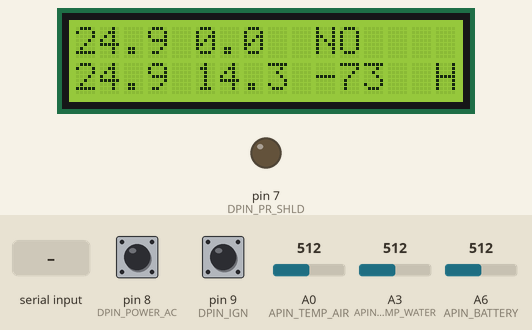
Recording of a sketch running on a simulated Arduino Nano, built with avr-gcc and run on an emulated ATmega328P. Shown: 16×2 character LCD, output pins drawn as LEDs (lit = HIGH). The test bench sets the inputs (shaded band); at power-on: pin 8 (DPIN_POWER_AC) HIGH, A0 (APIN_TEMP_AIR) = 512, pin 9 (DPIN_IGN) HIGH, A3 (APIN_TEMP_WATER) = 512, A6 (APIN_BATTERY) = 512. The modem accepts every AT command (registered, SIM ready, sends succeed) and sends nothing else; pins used as bus, display or sensor lines are not drawn; what the sketch prints to the serial monitor is not drawn.

Above: at 14.9 s.
15.0 s: pin 8 (DPIN_POWER_AC) pulled LOW for 3.2 s
At 22.1 s:
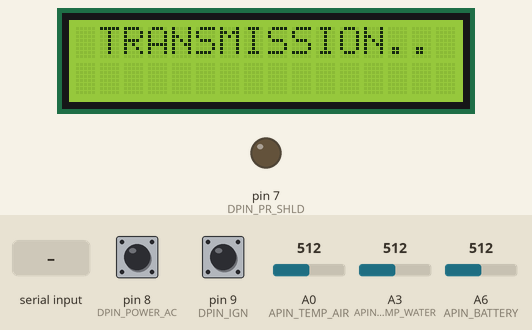
30.2 s: A0 (APIN_TEMP_AIR) set to 140
36.2 s: "+CME ERROR: \n" received over the second serial link
At 38.8 s:
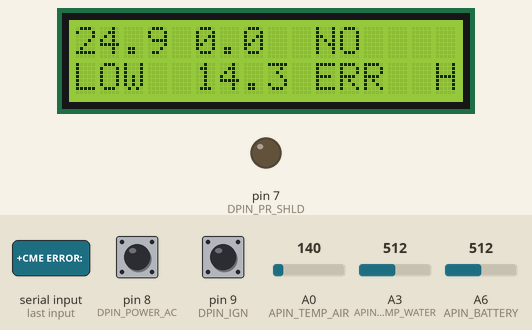
40.5 s: "+CME ERROR: \n" received over the second serial link
At 41.9 s:
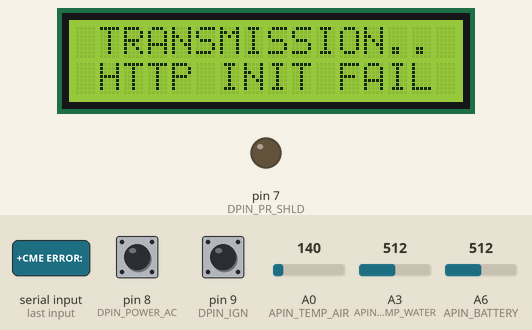
46.5 s: "+CME ERROR: \n" received over the second serial link
At 49.9 s:
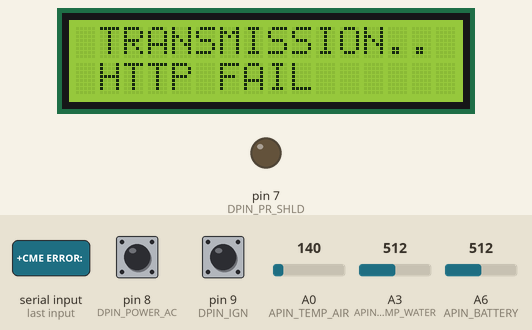
Timing chart, 0 to 51.4 s (numbered marks = the images above; inputs shaded):
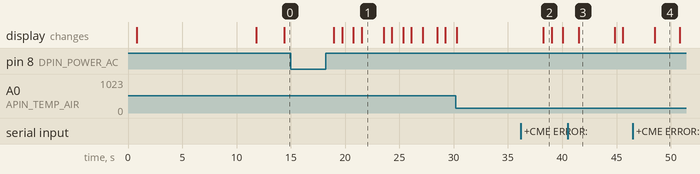

The sketch:

boilerControl.ino
```cpp
#include <SoftwareSerial.h>
#include <LiquidCrystal_I2C.h>
#include <Wire.h>
#include <math.h>
#include "defines.h"
//#include "microsmooth/microsmooth.h"
//#include "microsmooth/microsmooth.cpp"

typedef enum {
  GSM_OK,
  GSM_CME,
  GSM_ERR,
  GSM_TIMEOUT,
  GSM_UNDEF
} GSM_ANSWER_STATUS;

struct GSM_ANSWER {
  byte status;
  String data;
};

LiquidCrystal_I2C         lcd(0x27, 16, 2);
SoftwareSerial            gsm(5, 6);

void setup() {
  Serial.begin(9600);

  initPins();
  initLCD();
  lcd.clear();
  lcd.setCursor(2, 0);
  lcd.print("INIT...");


  gsm.begin(9600);
  lcd.setCursor(2, 1);
  lcd.print("UART OK");
  sleepMillis(500);
  GSM_reset();
  lcd.setCursor(2, 1);
  lcd.print("GSM RESET...");
  lcd.setCursor(2, 1);

  sleepMillis(GSM_CMD_TIMEOUT*2);
  if(GSM_ready()) {
    lcd.print("GSM INIT OK ");
  }
  else {
    lcd.print("GSM INIT FAIL");
  }
  sleepMillis(500);
}

void loop() {

  updateStatus();
  redrawLCD();

  if(timing > 150) {
      buildJson();
      auto _seq = seq;
      do {
        _seq = seq;
        seq = sendSequence(seq);
      } while(seq - _seq == 10 && seq != TX_SEQ_REQ_OK);
      if(seq == TX_SEQ_REQ_OK) {
        seq = TX_SEQ_NULL;
        timing = 0;
      }
  }
  sleepMillis(REFRESH_TIMEOUT);
  timing++;


}
```

defines.h
```cpp
#define ___DEBUG
#define ___DEVICE_UID     "e6d26990-9c94-4b87-af96-869b0b0bed50"

#define GSM_GPRS_SETUP_1  "AT+SAPBR=3,1,\"Contype\",\"GPRS\""
#define GSM_GPRS_SETUP_2  "AT+SAPBR=3,1,\"APN\",\"internet.tele2.ru\""
#define GSM_GPRS_SETUP_3  "AT+SAPBR=1,1"
#define GSM_HTTP_INIT     "AT+HTTPINIT"
#define GSM_HTTP_REQUEST  "AT+HTTPPARA=\"URL\",\"194.87.93.249/store?json={%22dev%22:%22"
#define GSM_HTTP_SUBMIT   "AT+HTTPACTION=0"
#define GSM_HTTP_TERM     "AT+HTTPTERM"

#define GSM_CMD_TIMEOUT   5000
#define GSM_INIT_TIMEOUT  5000
#define GSM_GPRS_TIMEOUT  7000
#define REFRESH_TIMEOUT   200
#define TRANSMIT_TIMEOUT  20000

#define DPIN_SIM800TX     5
#define DPIN_SIM800RX     6
#define DPIN_SIM800RST    12

#define DPIN_POWER_AC     8
#define DPIN_IGN          9
#define DPIN_PR_CLK       4 //CLOCK
#define DPIN_PR_SHLD      7 //LATCH
#define DPIN_PR_QH        10 //MISO

#define APIN_BATTERY      A6
#define APIN_TEMP_WATER   A3
#define APIN_TEMP_AIR     A0

#define TERM_A            0.001353594791
#define TERM_B            0.000197337725
#define TERM_C            0.000000234795
#define TERM_PULLD_RES    10000.0
#define TERM_K_DELTA      273.15

#define AREF_VOLT         5.04
#define AREF_VOLT_BATT    5.04
#define AREF_STEPS        1024.0

#define DC_VM_BATT_R1     47000.0
#define DC_VM_BATT_R2     10050.0

#define TX_SEQ_NULL       0
#define TX_SEQ_AT_OK      10
#define TX_SEQ_SIGNAL_OK  20
#define TX_SEQ_GPRS_OK    30
#define TX_SEQ_SESS_OK    40
#define TX_SEQ_REQ_OK     50

int8_t GSMSignalLevel     = 0;
char GSMRegLevel          = 0;
bool GSMGPRS              = false;

bool  __flame             = false;
bool  __power_ac          = false;
float __t_water           = 0.0;
float __t_air             = 0.0;
float __u_batt            = 0.0;
float __p_water           = 0.0;
//uint16_t* filter_wt;
//uint16_t* filter_at;
//uint16_t* filter_ub;

String s__t_water         = "0.0";
String s__t_air           = "0.0";
String s__u_batt          = "0.0";
String s__p_water         = "0.0";

int timing                = 0;

String json_data          = "";
auto seq                  = TX_SEQ_NULL;
```

gsm.ino
```cpp
inline bool GSM_ready() {
  return GSM_command_OK("AT");
}

uint8_t GSM_registration() {
  auto res = GSM_command("AT+CGREG?", "+CGREG: ");
  if (res.status == GSM_OK) {
    return res.data.charAt(res.data.indexOf(",") + 1);
  }
  else return 4;
}

int8_t GSM_signal_level() {
  auto res = GSM_command("AT+CSQ", "+CSQ: ");
  if (res.status == GSM_OK) {
    return res.data.substring(0, res.data.indexOf(",")).toInt();
  }
  else return 99;
}

bool GSM_GPRS_setup() {
  return GSM_command_OK(GSM_GPRS_SETUP_1) && GSM_command_OK(GSM_GPRS_SETUP_2);
}

bool GSM_GPRS_init() {
  return GSM_command_OK(GSM_GPRS_SETUP_3);
}

bool GSM_GPRS_ready() {
  auto res = GSM_command("AT+SAPBR=2,1", "+SAPBR: ");
  if (res.status == GSM_OK) {
    return res.data.charAt(res.data.indexOf(",") + 1) == '1';
  }
  else return false;
}

void GSM_reset() {
  digitalWrite(DPIN_SIM800RST, HIGH);
  delay(200);
  digitalWrite(DPIN_SIM800RST, LOW);
  seq = TX_SEQ_NULL;
}

inline GSM_ANSWER GSM_command(char cmd) {
  return GSM_command(cmd, GSM_CMD_TIMEOUT);
}
inline GSM_ANSWER GSM_command(const char* cmd, long timeout) {
  return __GSM_command(cmd, timeout, "OK");
}

inline GSM_ANSWER GSM_command(const char* cmd, const char* awaitFor) {
  return __GSM_command(cmd, GSM_CMD_TIMEOUT, awaitFor);
}

inline bool GSM_command_OK(const char* cmd) {
  return GSM_command(cmd, GSM_CMD_TIMEOUT).status == GSM_OK;
}

inline bool GSM_command_OK(const char* cmd, long timeout) {
  return GSM_command(cmd, timeout).status == GSM_OK;
}

GSM_ANSWER __GSM_command(const char*  cmd, long timeout, const char* awaitFor) {
  gsm.println(cmd);
  Serial.println(cmd);
  String answer = "";
  GSM_ANSWER _answer;
  uint64_t _timeout = millis() + timeout;

  while (millis() < _timeout) {
    while (!gsm.available() && millis() < _timeout) {};
    if (gsm.available()) {
      answer = gsm.readString();
      if (answer.endsWith("OK\r\n")) {
        _answer.status = GSM_OK;
        if (awaitFor == "OK") return _answer;
      }
      else if (answer.endsWith("ERROR\r\n")) {
        _answer.status = GSM_ERR;
      }
      else if (answer.indexOf("+CME ERROR: ") > -1) {
        _answer.status = GSM_CME;
        _answer.data = answer.substring(answer.indexOf("+CME ERROR: " + 12));
        return _answer;
      }
      else {
        _answer.status = GSM_UNDEF;
      }

      int ind = answer.indexOf(awaitFor);
      if (ind > -1) {
        _answer.status = GSM_OK;
        _answer.data = answer.substring(ind + strlen(awaitFor));
        return _answer;
      }
      else {
        continue;
      }
    }
  }
  _answer.status = GSM_TIMEOUT;
  Serial.println(_answer.data);
  return _answer;
}

uint8_t sendSequence(uint8_t state) {
  sleepMillis(750);
  lcd.clear();
  lcd.setCursor(1, 0);
  lcd.print("TRANSMISSION..");
  switch (state) {
    case TX_SEQ_NULL:
      if (GSM_ready()) {
          lcd.setCursor(1, 1);
          lcd.print("SIM READY");
        return TX_SEQ_AT_OK;
      }
      else return TX_SEQ_NULL;
      break;

    case TX_SEQ_AT_OK:
      if (GSM_signal_level() != 99 && GSM_registration() == '1') {
          lcd.setCursor(1, 1);
          lcd.print("GSM OK");
        return TX_SEQ_SIGNAL_OK;
      }
      else {
          lcd.setCursor(1, 1);
          lcd.print("GSM FAIL");
        return TX_SEQ_AT_OK;
      }
      break;

    case TX_SEQ_SIGNAL_OK:
      if (GSM_GPRS_ready()) {
          lcd.setCursor(1, 0);
          lcd.print("GPRS READY");
        return TX_SEQ_GPRS_OK;
      }
      if (!GSM_GPRS_setup()) {
          lcd.setCursor(1, 1);
          lcd.print("GPRS FAIL");
        return TX_SEQ_SIGNAL_OK;
      }
      lcd.setCursor(1, 1);
      lcd.print("GPRS INIT...");
      for (int i = 0; i < 10; i++) {
        if (GSM_GPRS_init()) {

          break;
        }
        else sleepMillis(GSM_GPRS_TIMEOUT);
      }
      GSMGPRS = GSM_GPRS_ready();
      if(GSMGPRS) {
          lcd.setCursor(1, 1);
          lcd.print("            ");
          lcd.setCursor(1, 1);
          lcd.print("GPRS OK");
        return TX_SEQ_GPRS_OK;
      }
      else {
          lcd.setCursor(1, 1);
          lcd.print("GPRS FAIL");
        return TX_SEQ_SIGNAL_OK;
      }
    break;

    case TX_SEQ_GPRS_OK:
      if (!GSM_command_OK(GSM_HTTP_INIT)) {
        GSM_command_OK(GSM_HTTP_TERM);
                  lcd.setCursor(1, 1);
          lcd.print("HTTP FAIL");
        return TX_SEQ_GPRS_OK;
      }
          lcd.setCursor(1, 1);
          lcd.print("HTTP OK");
      if (GSM_command_OK(json_data.c_str(), 20000)) {
        lcd.setCursor(1, 1);
        lcd.print("HTTP INIT OK");
        return TX_SEQ_SESS_OK;
      }
      else {
        lcd.setCursor(1, 1);
        lcd.print("HTTP INIT FAIL");
        GSM_command_OK(GSM_HTTP_TERM);
        return TX_SEQ_GPRS_OK;
      }
      break;

    case TX_SEQ_SESS_OK:
      for (int i = 0; i < 5; i++) {

        auto response = __GSM_command(GSM_HTTP_SUBMIT, 30000, "+HTTPACTION: ");
        if(response.status == GSM_OK) {
          String code = response.data.substring(response.data.indexOf(",")+1, 5);
          lcd.setCursor(1, 1);
          lcd.print("RESULT: ");
          lcd.setCursor(10, 1);
          if (code == "202") {
            GSM_command_OK(GSM_HTTP_TERM);
            lcd.print("OK");
            return TX_SEQ_REQ_OK;
          }
          else if (code == "601") {
             GSM_reset();
             return TX_SEQ_NULL;
          }
          else lcd.print(code);
        }
      }
      //failed 5 times
      GSM_command_OK(GSM_HTTP_TERM);
      return TX_SEQ_GPRS_OK;
      break;
    default:
      return state;
      break;
  }
}
```

system.ino
```cpp
inline void initPins() {
  pinMode(DPIN_SIM800RST, OUTPUT);
  pinMode(DPIN_POWER_AC, INPUT_PULLUP);
  pinMode(DPIN_IGN, INPUT_PULLUP);
  pinMode(DPIN_PR_CLK, OUTPUT);
  pinMode(DPIN_PR_SHLD, OUTPUT);
  pinMode(DPIN_PR_QH, INPUT);

  pinMode(APIN_BATTERY, INPUT);
  pinMode(APIN_TEMP_WATER, INPUT);
  pinMode(APIN_TEMP_AIR, INPUT);

  digitalWrite(APIN_BATTERY, LOW);
  digitalWrite(APIN_TEMP_WATER, LOW);
  digitalWrite(APIN_TEMP_AIR, LOW);
}

int medianRead(uint8_t pin, int times) {
  long readings = 0;

  for(int i = 0; i < times; i++)
    readings += analogRead(pin);
  return readings / times;
}

void updateStatus() {
  __flame = digitalRead(DPIN_IGN) == LOW;
  bool __power_act = digitalRead(DPIN_POWER_AC) == LOW;
  if(__power_act != __power_ac) timing = 1000;
  __power_ac = __power_act;
  __t_water = readTemp(APIN_TEMP_WATER); //formula
  sleepMillis(10);

  __t_air = readTemp(APIN_TEMP_AIR); //formula
  sleepMillis(10);

  __u_batt = (readRealVoltage(APIN_BATTERY) / DC_VM_BATT_R2) * (DC_VM_BATT_R1 + DC_VM_BATT_R2); //formula
  sleepMillis(10);

  __p_water = 0; ///ALGORITHM

  GSMSignalLevel = -113 + GSM_signal_level() * 2;
  GSMRegLevel = GSM_registration();
  if(GSMGPRS) GSMGPRS = GSM_GPRS_ready();
}

float readRealVoltage(uint8_t pin) {
  return (AREF_VOLT / AREF_STEPS) * medianRead(pin, 3);
}

float readTemp(uint8_t pin) {
  float real_u = readRealVoltage(pin);
  float term_r_ln = log((TERM_PULLD_RES * (AREF_VOLT - real_u)) / real_u);
  return (1 / (TERM_A + TERM_B * term_r_ln + TERM_C * pow(term_r_ln, 3))) - TERM_K_DELTA;
}

void sleepMillisOrEvent(uint64_t timout, bool(*expr)()) {
  uint64_t _timeout = millis() + timout;
  while (millis() < _timeout && !expr()) {};
}

void sleepMillis(uint64_t timout) {
  sleepMillisOrEvent(timout, []() {return false;} );
}

int freeRam () {
  extern int __heap_start, *__brkval;
  int v;
  return (int) &v - (__brkval == 0 ? (int) &__heap_start : (int) __brkval);
}

void buildJson() {
  //{"dev":"144","wt":1.0,"at":1.0,"wp":1.0,"ub":1.0,"ac":1,"db":1,"ign":1}
  json_data = GSM_HTTP_REQUEST;
  json_data.concat(___DEVICE_UID); //fix to compile time
  json_data.concat("%22,%22wt%22:");
  json_data.concat(s__t_water);
  json_data.concat(",%22at%22:");
  json_data.concat(s__t_air);
  json_data.concat(",%22wp%22:");
  json_data.concat(s__p_water);
  json_data.concat(",%22ub%22:");
  json_data.concat(s__u_batt);
  json_data.concat(",%22ac%22:");
  json_data.concat(__power_ac ? "1" : "0");
  json_data.concat(",%22db%22:");
  json_data.concat(GSMSignalLevel);
  json_data.concat(",%22ign%22:");
  json_data.concat(__flame ? "1" : "0");
  json_data.concat("}\"");
}
```

lcd.ino
```cpp
inline void initLCD() {
  lcd.init();
  lcd.backlight();
}

void redrawLCD() {
  lcd.clear();
  lcd.setCursor(0, 0);
  s__t_water = String(__t_water, 1);
  if (__t_water < 0.0) lcd.print("LOW");
  else if (__t_water >= 100.0) lcd.print("HIGH");
  else lcd.print(s__t_water);

  lcd.setCursor(5, 0);
  s__p_water = String(__p_water, 1);
  if (__p_water < 0.0) lcd.print("LOW");
  else if (__p_water >= 10.0) lcd.print("HIGH");
  else lcd.print(s__p_water);

  lcd.setCursor(9, 0);
  if (__power_ac) lcd.print("220");
  else lcd.print(" NO");

  lcd.setCursor(13, 0);
  if (__flame) lcd.print("IGN");
  else lcd.print("   ");

  lcd.setCursor(0, 1);
  s__t_air = String(__t_air, 1);
  if (__t_air < 0.0) lcd.print("LOW");
  else if (__t_air >= 100.0) lcd.print("HIGH");
  else lcd.print(s__t_air);

  lcd.setCursor(5, 1);
  s__u_batt = String(__u_batt, 1);
  if (__u_batt < 0.0) lcd.print("LOW");
  else if (__u_batt >= 100.0) lcd.print("HIGH");
  else lcd.print(s__u_batt);

  lcd.setCursor(10, 1);
  if (GSMSignalLevel > 0) lcd.print("ERR");
  else lcd.print(GSMSignalLevel);

  lcd.setCursor(14, 1);
  if (GSMGPRS) lcd.print('G');
  else lcd.print(' ');

  lcd.setCursor(15, 1);
  switch (GSMRegLevel) {
    case '1': //home
      lcd.print('H');
      break;
    case '2': //searchin
      lcd.print('S');
      break;
    case '5': //roaming
      lcd.print('R');
      break;
    default: //error
      lcd.print('E');
      break;
  }
}
```

Measured:
- after the input at 15.0 s, the display: first changes after 4.0 s (image 1 shows a later state)
- after the input at 36.2 s, the display: changes after 2.0 s (image 2)
- after the input at 40.5 s, the display: changes after 1.0 s (image 3)
- after the input at 46.5 s, the display: changes after 2.0 s (image 4)
- what the display in image 1 shows lasts 2.0 s, from 21.5 s to 23.5 s
- what the display in image 2 shows lasts 0.8 s, from 38.2 s to 39.0 s
- what the display in image 3 shows lasts 3.3 s, from 41.5 s to 44.8 s
